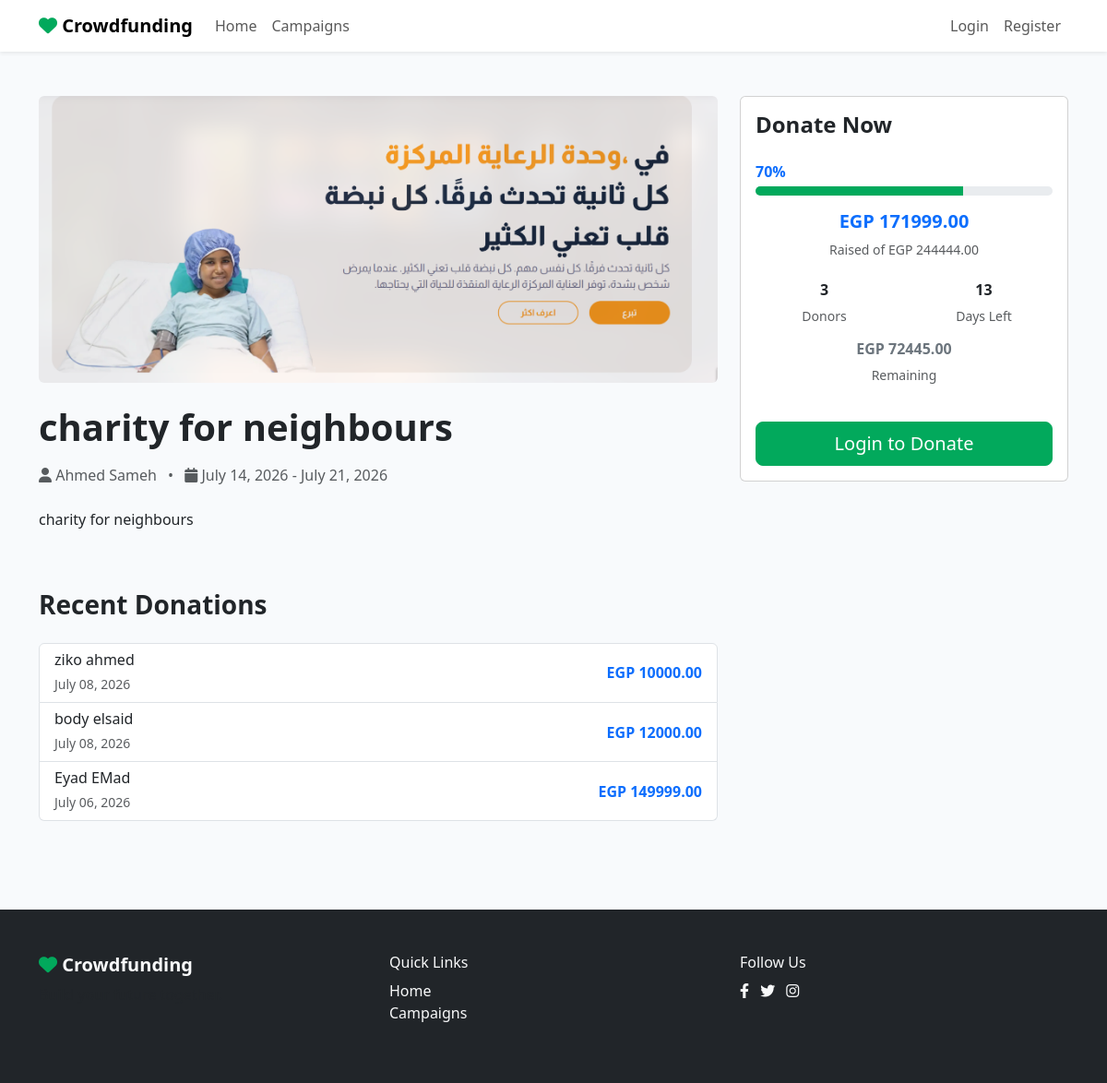
The app's page /campaigns/3/ with its own data.
### projects/models.py (models this page shows, shortened)
class Campaign(models.Model):
    owner = models.ForeignKey(settings.AUTH_USER_MODEL, on_delete=models.CASCADE, related_name='campaigns')
    title = models.CharField(max_length=255)
    short_description = models.CharField(max_length=500)
    story = models.TextField()
    category = models.ForeignKey(Category, on_delete=models.CASCADE, related_name='campaigns')
    goal_amount = models.DecimalField(max_digits=12, decimal_places=2)
    raised_amount = models.DecimalField(max_digits=12, decimal_places=2, default=0.00)
    start_date = models.DateField()
    end_date = models.DateField()
    cover_image = models.ImageField(upload_to='campaign_covers/')
    is_featured = models.BooleanField(default=False)
    created_at = models.DateTimeField(auto_now_add=True)
    updated_at = models.DateTimeField(auto_now=True)
    def get_progress_percentage(self):
        if self.goal_amount == 0:
            return 0
        try:
            percentage = (float(self.raised_amount) / float(self.goal_amount)) * 100
            return round(min(100, percentage))
        except (ZeroDivisionError, TypeError):
            return 0
    def get_days_left(self):
        today = date.today()
        if today > self.end_date:
            return 0
        return (self.end_date - today).days
    def get_donor_count(self):
        return self.donations.values('donor').distinct().count()

class Donation(models.Model):
    donor = models.ForeignKey(settings.AUTH_USER_MODEL, on_delete=models.CASCADE, related_name='donations')
    campaign = models.ForeignKey(Campaign, on_delete=models.CASCADE, related_name='donations')
    amount = models.DecimalField(max_digits=12, decimal_places=2)
    donated_at = models.DateTimeField(auto_now_add=True)
    class Meta:
        ordering = ['-donated_at']

### accounts/models.py (models this page shows)
class User(AbstractUser):
    mobile_phone = models.CharField(
        max_length=11,
        validators=[
            RegexValidator(
                regex=r'^01[0125][0-9]{8}$',
                message='Enter a valid Egyptian mobile number.'
            )
        ],
        unique=True
    )
    avatar = models.ImageField(upload_to='avatars/', blank=True, null=True)
    created_at = models.DateTimeField(auto_now_add=True)

### projects/views.py (the view)
# urls.py: path('campaigns/<int:pk>/', views.campaign_detail, name='campaign_detail'),
def campaign_detail(request, pk):
    campaign = get_object_or_404(Campaign, pk=pk)
    donations = Donation.objects.filter(campaign=campaign)[:10]
    total_raised = campaign.raised_amount
    number_of_donors = campaign.get_donor_count()
    funding_percentage = campaign.get_progress_percentage()
    remaining_amount = max(0, campaign.goal_amount - total_raised)
    if request.method == 'POST' and request.user.is_authenticated:
        form = DonationForm(request.POST, campaign=campaign, user=request.user)
        if form.is_valid():
            donation = form.save(commit=False)
            donation.donor = request.user
            donation.campaign = campaign
            donation.save()
            messages.success(request, "Thank you for your donation!")
            return redirect('campaign_detail', pk=campaign.pk)
        else:
            for field, errors in form.errors.items():
                for error in errors:
                    messages.error(request, f"{form.fields[field].label if field != '__all__' else 'Error'}: {error}")
    else:
        form = DonationForm(campaign=campaign, user=request.user)
    return render(request, 'projects/campaign_detail.html', {
        'campaign': campaign,
        'donations': donations,
        'form': form,
        'total_raised': total_raised,
        'number_of_donors': number_of_donors,
        'funding_percentage': funding_percentage,
        'remaining_amount': remaining_amount,
    })

### projects/context_processors.py (called while the page is built)
def categories_processor(request):
    return {'all_categories': Category.objects.all()}

### templates/projects/campaign_detail.html (shortened to what this page needs)
{% extends "base.html" %}
{% block content %}
<section class="py-5">
    <div class="container">
        <div class="row">
            <div class="col-lg-8">
                {% if campaign.cover_image %}
                    <img src="{{ campaign.cover_image.url }}" class="img-fluid rounded mb-4" alt="{{ campaign.title }}">
                {% endif %}
                <h1 class="fw-bold mb-3">{{ campaign.title }}</h1>
                <p class="text-muted mb-4">
                    <i class="fas fa-user"></i> {{ campaign.owner.first_name }} {{ campaign.owner.last_name }}
                    <span class="mx-2">•</span>
                    <i class="fas fa-calendar"></i> {{ campaign.start_date|date:"F d, Y" }} - {{ campaign.end_date|date:"F d, Y" }}
                </p>
                <p>{{ campaign.story|linebreaks }}</p>
            </div>
            <div class="col-lg-4">
                <div class="card sticky-top" style="top: 100px;">
                    <div class="card-body">
                        <h4 class="fw-bold mb-4">Donate Now</h4>
                        <div class="d-flex justify-content-between mb-1">
                            <span class="fw-bold text-primary">{{ funding_percentage|floatformat:"0" }}%</span>
                        </div>
                        <div class="progress mb-3" style="height: 10px;">
                            <div class="progress-bar" role="progressbar" style="width: {{ funding_percentage|floatformat:"0" }}%;" aria-valuenow="{{ funding_percentage|floatformat:"0" }}" aria-valuemin="0" aria-valuemax="100"></div>
                        </div>
                        <div class="row text-center mb-4">
                            <div class="col-12 mb-2">
                                <h5 class="fw-bold text-primary">EGP {{ total_raised }}</h5>
                                <p class="text-muted small">Raised of EGP {{ campaign.goal_amount }}</p>
                            </div>
                            <div class="col-6">
                                <h6 class="fw-bold">{{ number_of_donors }}</h6>
                                <p class="text-muted small">Donors</p>
                            </div>
                            <div class="col-6">
                                <h6 class="fw-bold">{{ campaign.get_days_left }}</h6>
                                <p class="text-muted small">Days Left</p>
                            </div>
                            <div class="col-12">
                                <h6 class="fw-bold text-secondary">EGP {{ remaining_amount }}</h6>
                                <p class="text-muted small">Remaining</p>
                            </div>
                        </div>
                        {% if user.is_authenticated %}
                            {% if user == campaign.owner %}
                                <div class="alert alert-info" role="alert">
                                    <i class="fas fa-info-circle me-2"></i>
                                    This is your campaign — you cannot donate to your own campaign.
                                </div>
                            {% else %}
                                {% if messages %}
                                    {% for message in messages %}
                                        <div class="alert alert-{{ message.tags }} alert-dismissible fade show mb-3" role="alert">
                                            {{ message }}
                                            <button type="button" class="btn-close" data-bs-dismiss="alert"></button>
                                        </div>
                                    {% endfor %}
                                {% endif %}
                                {% if form.non_field_errors %}
                                    <div class="alert alert-danger mb-3" role="alert">
                                        {% for error in form.non_field_errors %}
                                            {{ error }}
                                        {% endfor %}
                                    </div>
                                {% endif %}
                                <form method="post" class="mb-4">
                                    {% csrf_token %}
                                    <div class="mb-3">
                                        <label class="form-label">Amount (EGP)</label>
                                        {{ form.amount }}
                                        {% if form.amount.errors %}
                                            <div class="text-danger small">
                                                {% for error in form.amount.errors %}
                                                    {{ error }}
                                                {% endfor %}
                                            </div>
                                        {% endif %}
                                    </div>
                                    <div class="d-grid gap-2">
                                        <button type="submit" class="btn btn-primary btn-lg fw-bold">Donate Now</button>
                                    </div>
                                </form>
                            {% endif %}
                        {% else %}
                            <a href="{% url 'login' %}" class="btn btn-primary btn-lg w-100">Login to Donate</a>
                        {% endif %}
                    </div>
                </div>
            </div>
        </div>
        {% if donations %}
            <div class="row mt-5">
                <div class="col-lg-8">
                    <h3 class="fw-bold mb-4">Recent Donations</h3>
                    <div class="list-group">
                        {% for donation in donations %}
                            <div class="list-group-item">
                                <div class="d-flex justify-content-between align-items-center">
                                    <div>
                                        <h6 class="mb-1">{{ donation.donor.first_name }} {{ donation.donor.last_name }}</h6>
                                        <small class="text-muted">{{ donation.donated_at|date:"F d, Y" }}</small>
                                    </div>
                                    <span class="fw-bold text-primary">EGP {{ donation.amount }}</span>
                                </div>
                            </div>
                        {% endfor %}
                    </div>
                </div>
            </div>
        {% endif %}
    </div>
</section>
{% endblock %}

### static/css/style.css (style rules this page uses)
:root { --primary-color: #02A95C; --secondary-color: #00C896; --background-color: #F8FAFC; }
body { font-family: 'Segoe UI', Tahoma, Geneva, Verdana, sans-serif; background-color: var(--background-color); }
.btn-primary { background-color: var(--primary-color); border-color: var(--primary-color); }
.progress-bar { background-color: var(--primary-color); }

### records on screen
Campaign: cover_image (picture), title "charity for neighbours", owner.first_name "Ahmed", owner.last_name "Sameh", start_date "July 14, 2026", end_date "July 21, 2026", story "charity for neighbours", raised_amount "171999.00", goal_amount "244444.00", get_days_left "13"
Donation: donor.first_name "ziko", donor.last_name "ahmed", donated_at "July 08, 2026", amount "10000.00"
Donation: donor.first_name "body", donor.last_name "elsaid", donated_at "July 08, 2026", amount "12000.00"
Donation: donor.first_name "Eyad", donor.last_name "EMad", donated_at "July 06, 2026", amount "149999.00"

### other values on screen
{{ funding_percentage|floatformat:"0" }} "70"
{{ number_of_donors }} "3"
{{ remaining_amount }} "72445.00"
